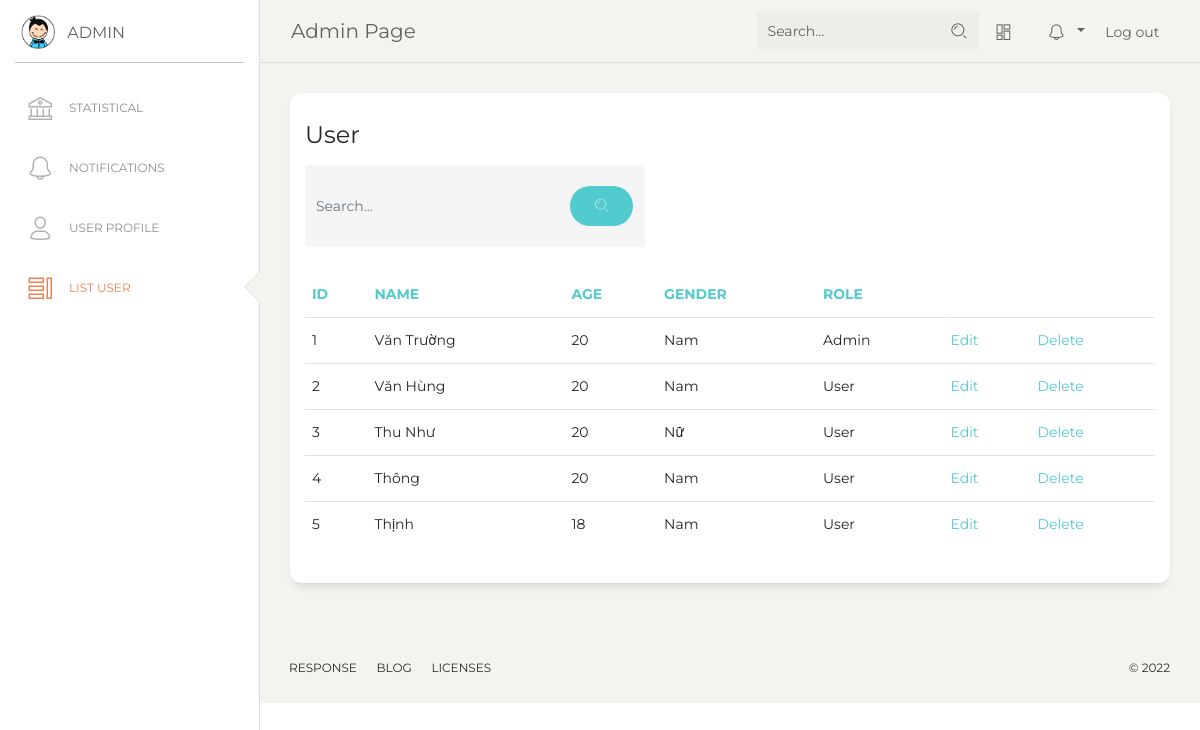
The app's page /home/tablelist (signed in) with its own data.
### home/models.py (models this page shows)
class People(models.Model):
    ID = models.IntegerField(primary_key=True, null=False, default=0)
    Name = models.CharField(max_length=100,null=True)
    Age = models.IntegerField(null=True)
    Gender = models.IntegerField(null=True)
    RFID = models.CharField(max_length=15,null=True)
    RoleID = models.IntegerField(null=True)

### home/views.py (the view)
# urls.py: path('home/tablelist', views.listUser, name='tablelist'),
def listUser(request):
    people = People.objects.all().order_by('ID')
    if(request.session['role_id']==1):
        return render(request, 'tablelist/index.html', {"people": people})
    return HttpResponse('Chuc nang nay chi danh cho admin')

### templates/tablelist/index.html (shortened to what this page needs)
{% extends 'home/base.html'%}
{% load static%}
{% block sidebarblock%}
 <div class="sidebar-wrapper">
       <ul class="nav">
          <li>
            <a href="{% url 'home:statistical' %}">
              <i class="nc-icon nc-bank"></i>
              <p>Statistical</p>
            </a>
          </li>
          <li >
            <a href="{% url 'home:notification' %}">
              <i class="nc-icon nc-bell-55"></i>
              <p>Notifications</p>
            </a>
          </li>
          <li >
            <a href="{% url 'home:detail' request.session.people_id %}">
              <i class="nc-icon nc-single-02"></i>
              <p>User Profile</p>
            </a>
          </li>
          {% if request.session.role_id == 1 %}
          <li class="active" >
            <a href="{% url 'home:tablelist' %}">
              <i class="nc-icon nc-tile-56"></i>
              <p>List User </p>
            </a>
          </li>
          {% endif%}
        </ul>
      </div>
          {% endblock %}
   {% block contentblock%}
      <div class="content">
        <div class="row">
          <div class="col-md-12">
            <div class="card">
              <div class="card-header">
                <h4 class="card-title">User</h4>
                 <form method="post" action="{% url 'home:search' %}">
                  <div style="width:40%" class="input-group no-border" >
                    <input  type="text" name="strSearch" value="" class="form-control" placeholder="Search..." >
                    <div class="input-group-append">
                      <div class="input-group-text">
                        <button type="submit" class="btn btn-primary btn-round"><i class="nc-icon nc-zoom-split"></i></button>
                      </div>
                    </div>
                  </div>
                </form>
              </div>
              <div class="card-body">
                <div class="table-responsive">
                  <table class="table">
                    <thead class=" text-primary">
                      <th>
                        ID
                      </th>
                      <th>
                        Name
                      </th>
                      <th>
                        Age
                      </th>
                      <th >
                        Gender
                      </th>
                      <th >
                        Role
                      </th>
                    </thead>
                    <tbody>
                    {% for item in people%}
                      <tr>
                        <td>
                          {{item.ID}}
                        </td>
                        <td>
                          {{item.Name}}
                        </td>
                        <td>
                          {{item.Age}}
                        </td>
                        <td>
                          {% if item.Gender == 1  %}
                            Nam
                          {% else %} Nữ
                          {%endif%}
                        </td>
                        <td>
                          {% if item.RoleID == 1  %}
                            Admin
                          {% else %} User
                          {%endif%}
                        </td>
                        <td>
                          <a href="{% url 'home:detail' item.ID %}">Edit</a>
                        </td>
                        <td>
                          <a href="{% url 'home:delete' item.ID %}">Delete</a>
                        </td>
                      </tr>
                    {% endfor%}
                    </tbody>
                  </table>
                </div>
              </div>
            </div>
          </div>
        </div>
      </div>
    {% endblock %}

### records on screen
People: ID "1", Name "Văn Trường", Age "20", Gender "Nam", RoleID "Admin"
People: ID "2", Name "Văn Hùng", Age "20", Gender "Nam", RoleID "User"
People: ID "3", Name "Thu Như", Age "20", Gender "Nữ", RoleID "User"
People: ID "4", Name "Thông", Age "20", Gender "Nam", RoleID "User"
People: ID "5", Name "Thịnh", Age "18", Gender "Nam", RoleID "User"
